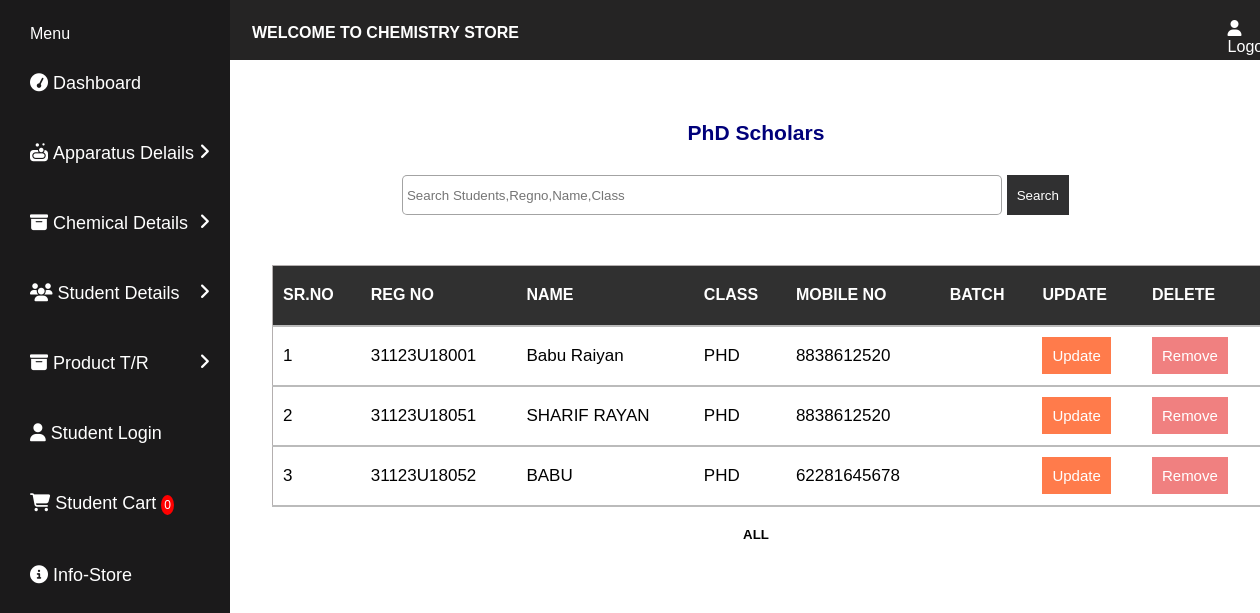
/phdview.php, run on the app's committed database.
### tables this page shows
CREATE TABLE `phdscholar` (
  `id` int(100) NOT NULL,
  `Name` char(100) NOT NULL,
  `Regno` char(50) NOT NULL,
  `Class` char(200) NOT NULL,
  `Phone` char(50) NOT NULL,
  `Batch` char(100) NOT NULL
);

### phdview.php (the view, shortened to what this page needs)
<?php
$servername = "localhost";
$username = "root";
$password = "";
$dbname = "chemistrystore";
$conn = new mysqli($servername, $username, $password, $dbname);
		?>
<!DOCTYPE html>
<html lang="en">
<head>
    <link rel="stylesheet" stylesheet href="https://cdnjs.cloudflare.com/ajax/libs/font-awesome/6.5.1/css/all.min.css" />
    <link rel="stylesheet" href="style.css">
    <link rel="stylesheet" href="https://unpkg.com/aos@next/dist/aos.css" />
</head>
<body>
<div class="navss">
        <div class="logg">
            <h4>WELCOME TO CHEMISTRY STORE</h4>
        </div>
      <div class="loggs"><a href="logout.php" style="color: white; font-size: 16px; padding-right:5px;"><i class="fas fa-user" style="color: white; font-size: 16px; padding-right:5px;"></i>Logout</a></div>
    </div>
    <div class="go">
    <div class="side-bar">
        <div class="menu">
        <div class="itemss">Menu</a></div>
            <div class="items"><a href="http://localhost/CHEMISTRYSTORE/dashboard.php"><i class="fas fa-tachometer"></i>Dashboard</a></div>
            <div class="items"><a class="sub-btn"><i class="fa fa-soap"></i>Apparatus Delails
            <i class="fas fa-angle-right droopdown"></i>
            </a>
            </div>
            <div class="items"><a class="sub-btn"><i class="fas fa-archive"></i>Chemical Details
            <i class="fas fa-angle-right droopdown"></i>
            </a>
    </div>
            <div class="items"><a class="sub-btn"><i class="fa fa-users"></i>Student Details
            <i class="fas fa-angle-right droopdown"></i>
            </a>
       </div>
            <div class="items"><a class="sub-btn"><i class="fas fa-archive"></i>Product T/R
            <i class="fas fa-angle-right droopdown"></i>
        </a>
    <div class="items"><a href="http://localhost/CHEMISTRYSTORE/stulogin.php"><i class="fas fa-user"></i>Student Login</a></div>
    <div class="items"><a href="http://localhost/CHEMISTRYSTORE/mycart.php"><i class="fas fa-shopping-cart"></i>Student cart
    <span style="background-color: red; padding:3px; font-size:12px; position-relative; top:90px; border-radius:50%;" ><?php
                    $dashy=mysqli_query($conn,"SELECT * FROM `cart`");
                    $cy=mysqli_num_rows($dashy);
                    if($cy){
                            echo "".$cy."";
                        }
                        else{
                            echo "0";
                        }?></span></a></div>
    <div class="items"><a href="http://localhost/CHEMISTRYSTORE/info.php"><i class="fas fa-info-circle"></i>Info-Store</a></div>
        </div>
    </div>
    </div>
    </div>
    <br>
    <div class="st" style="padding-top: 5%;">
    <span class="subhead"><center><h3>PhD Scholars</h3></center></span>
    <div class="contai mt-5">
        <div class="rw justify-content-center">
            <div class="col-md-8">
                <form action="">
               <div class="input-group mb-3">
                <input type="text" class="form-control" value="<?php if(isset($_GET['search'])){echo $_GET['search'];}?>" required="required" name="search" placeholder=" Search Students,Regno,Name,Class">
                <button type="submit" class="btn btn-primary">Search</button>
                </div>
                </form>
            </div>
        </div>
    </div>
    <center>
<table border="1" style="background: white;" cellpadding="5" cellspacing="5" class="design" align="center">
<tr  style="color: #fff; background-color:#303030; text-align:left; font-size:16px;"><b><th>SR.NO</th><th>REG NO</th><th>NAME</th><th>CLASS</th><th>MOBILE NO</th><th>BATCH</th><th>UPDATE</th><th>DELETE</th></b></tr>
<?php
if(isset($_GET['search'])){
    $filter=$_GET['search'];
    $filter2="SELECT * FROM `phdscholar` WHERE CONCAT(Regno,Name,Class,Phone) LIKE '%$filter%'";
    $x=mysqli_query($conn,"SELECT * FROM `phdscholar` ORDER BY Regno ASC");
    $filtrow=mysqli_query($conn,$filter2);
    $i=1;
    if(mysqli_fetch_array($filtrow) > 0){
        foreach($filtrow as $row){
            ?>
                <tr style="font-size:17px;color:black;  ">
                <td><?php echo $i;$i++;?></td>
                <td><?php echo $row['Regno'];?></td>
                <td><?php echo $row['Name'];?></td>
                <td><?php echo $row['Class'];?></td>
                <td><?php echo $row['Phone'];?></td>
                <td><?php echo $row['Batch'];?></td>
                <td><a href="update9.php?id=<?php echo $row['id'];?>" class="fg12" style="color: white;">Update</a></td>
                <td><a href="phdview.php?id=<?php echo $row['id'];?>" class="fe2" style="color: white;  padding: 10px 10px; font-size: 15px;">Remove</a></td>
                </tr>
            <?php
        }
    }
    else{
        ?>
        <tr><td colspan="4">No record found</td></tr>
        <?php
    }
}
else{
$i=1;
$x=mysqli_query($conn,"SELECT * FROM `phdscholar` ORDER BY Regno ASC");
while($y=mysqli_fetch_array($x))
{
	?>
<tr style="font-size:17px;color:black;  ">
<td><?php echo $i;$i++;?></td>
<td><?php echo $y['Regno'];?></td>
<td><?php echo $y['Name'];?></td>
<td><?php echo $y['Class'];?></td>
<td><?php echo $y['Phone'];?></td>
<td><?php echo $y['Batch'];?></td>
<td><a href="update9.php?id=<?php echo $y['id'];?>" class="fg12" style="color: white;">Update</a></td>
<td><a href="phdview.php?id=<?php echo $y['id'];?>" class="fe2" style="color: white;  padding: 10px 10px; font-size: 15px;">Remove</a></td>
</tr>
<?php }
 }?>
</table>
    <center><h5><a href="http://localhost/CHEMISTRYSTORE/phdview.php">ALL</a></h5></center>
    </div>
</body>
</html>

### style.css (style rules this page uses)
* { font-family: 'Poppins', sans-serif; margin:0; padding:0; box-sizing: border-box; outline: none; border:none; text-transform: capitalize; transition: all .2s linear; }
body { background-color: #fff; }
.design a { text-decoration: none; color: rgb(1, 1, 27); }
.design { background-color:transparent; border:1px solid #b4afaf; border-radius:5px; padding:20px 20px; margin-top: 15%; margin: 20px 20px; width: 990px; height: fit-content; padding-bottom: 20px; box-shadow:0px 0px 40px #ffffff; }
.subhead { font-size: 18px; display: flex; padding-top: 20px; justify-content: center; color: rgb(0, 0, 122); margin-top: 2%; }
.fg12 { background:rgba(255, 68, 0, 0.705); color:white; padding: 10px 10px; font-size: 15px; }
html { scroll-behavior: smooth; }
input { width: 150px; }
a { text-decoration: none; color: black; }
* { margin: 0; padding: 0; box-sizing: border-box; }
body { min-height: 100vh; background-color: white; background-size: cover; background-position: center; }
.side-bar { width: 230px; height: 100vh; background: #1b1a1b; position: fixed; top: 0; overflow-y: auto; transition: 0.5s ease; transition-property: left; }
.menu { width: 100%; margin-top: 20px; }
.menu .items { position: relative; cursor: pointer; }
.menu .items a { color: #fff; font-size: 18px; text-decoration: none; display: block; padding: 5px 30px; line-height: 60px; }
.itemss { color: #fff; font-size: 16px; padding: 5px 30px; }
.items i { margin-right: 5px; }
.items a .droopdown { position: absolute; right: 0; margin: 20px; transition: 0.5s ease; }
.st { width: 100%; min-height: 100vh; padding-left: 20%; padding-top: 0%; }
.contai { width: 80%; display: flex; padding-left: 10%; margin: 30px; justify-content: center; }
.rw input { height: 40px; width: 600px; border-radius: 5px; border: 1px solid rgba(37, 37, 37, 0.418); }
.rw .btn { margin-bottom: 20px; height: 40px; padding: 10px 10px; background-color: #262627f3; color: white; border: none; }
.navss { width: 100%; height: 60px; background: #252424; color: white; display: flex; position: fixed; }
.logg { padding-left: 20%; color: white; display: flex; padding-top: 3px; }
.logg h4 { padding-top: 21px; width: 900px; }
.loggs { padding-left: 6%; padding-top: 20px; color: white; }

### phdview.php (style rules this page uses)
table { width:80%; border: 1px solid #ddd; border-collapse: collapse; }
th,td { height: 60px; padding: 10px; border-bottom: 2px solid #bbb; }
.fe2 { background-color: lightcoral; }

### data on the page
phdscholar: Regno "31123U18001", Name "Babu Raiyan", Class "PHD", Phone "8838612520"
phdscholar: Regno "31123U18051", Name "SHARIF RAYAN", Class "PHD", Phone "8838612520"
phdscholar: Regno "31123U18052", Name "BABU", Class "PHD", Phone "62281645678"
